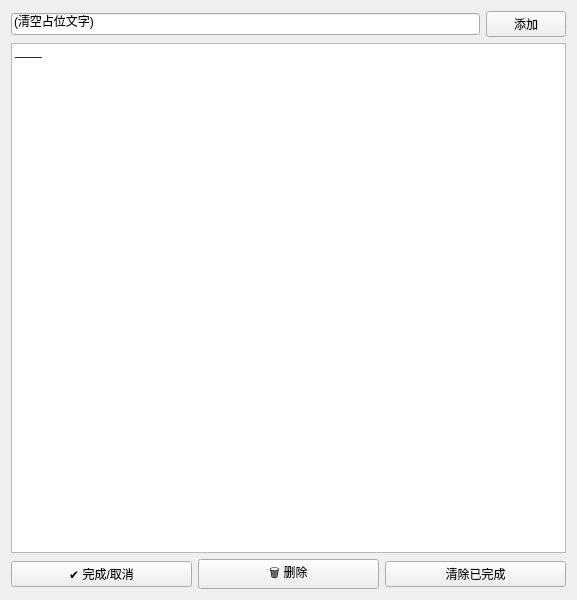
<?xml version="1.0" encoding="UTF-8"?>
<ui version="4.0">
 <class>Widget</class>
 <widget class="QWidget" name="Widget">
  <property name="geometry">
   <rect>
    <x>0</x>
    <y>0</y>
    <width>577</width>
    <height>600</height>
   </rect>
  </property>
  <property name="windowTitle">
   <string>Widget</string>
  </property>
  <layout class="QVBoxLayout" name="verticalLayout">
   <item>
    <layout class="QHBoxLayout" name="horizontalLayout">
     <item>
      <widget class="QLineEdit" name="input_task">
       <property name="text">
        <string>(清空占位文字)</string>
       </property>
       <property name="placeholderText">
        <string>输入新任务，回车或点添加</string>
       </property>
      </widget>
     </item>
     <item>
      <widget class="QPushButton" name="btn_add">
       <property name="text">
        <string>添加</string>
       </property>
      </widget>
     </item>
    </layout>
   </item>
   <item>
    <widget class="QListWidget" name="task_list">
     <item>
      <property name="text">
       <string>____</string>
      </property>
     </item>
    </widget>
   </item>
   <item>
    <layout class="QHBoxLayout" name="horizontalLayout_2">
     <item>
      <widget class="QPushButton" name="btn_done">
       <property name="text">
        <string>✔ 完成/取消</string>
       </property>
      </widget>
     </item>
     <item>
      <widget class="QPushButton" name="btn_delete">
       <property name="text">
        <string>🗑 删除</string>
       </property>
      </widget>
     </item>
     <item>
      <widget class="QPushButton" name="btn_clear">
       <property name="text">
        <string>清除已完成</string>
       </property>
      </widget>
     </item>
    </layout>
   </item>
  </layout>
 </widget>
 <resources/>
 <connections/>
</ui>
